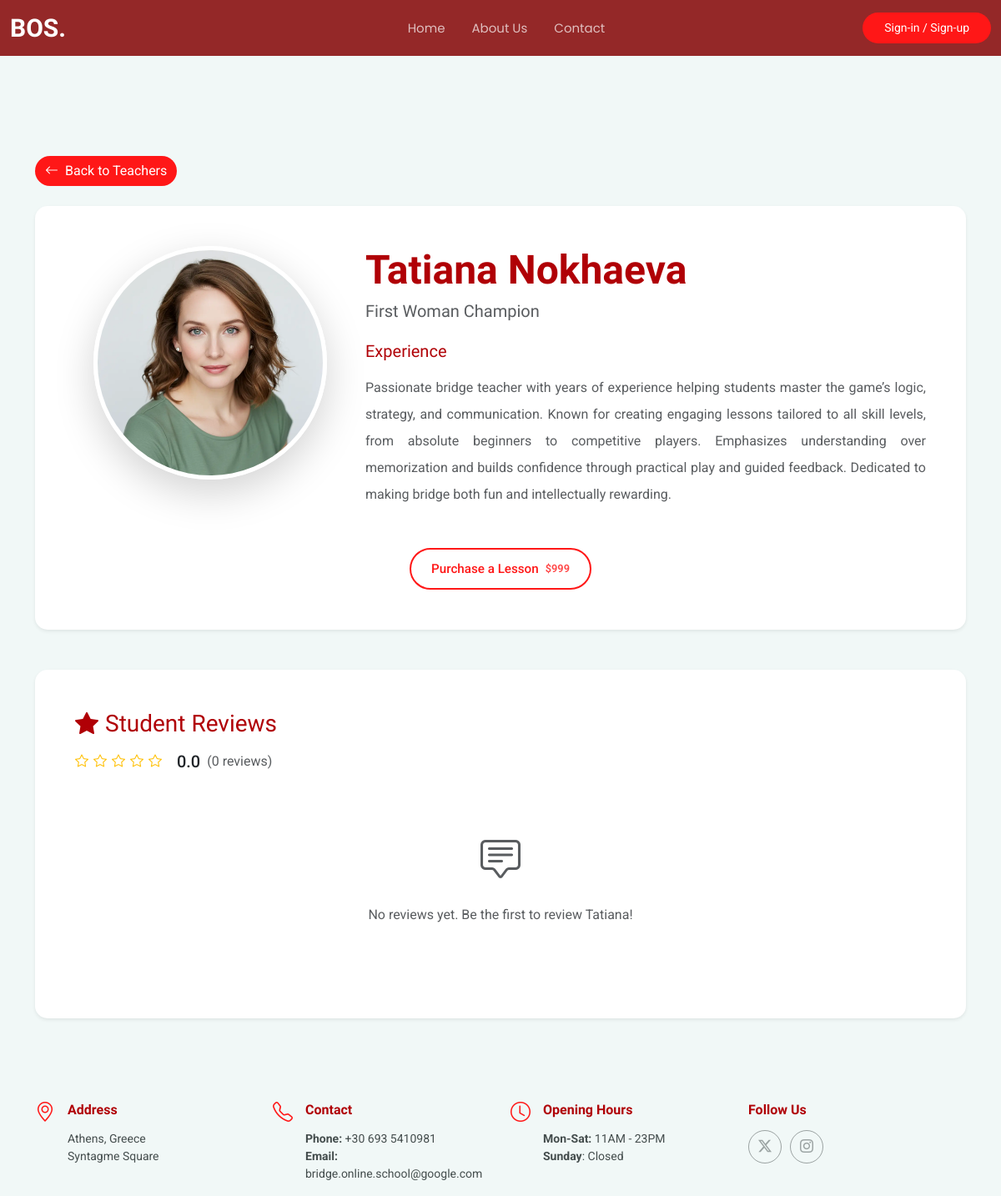
/teachers/2, run on an earlier commit of the app's database.
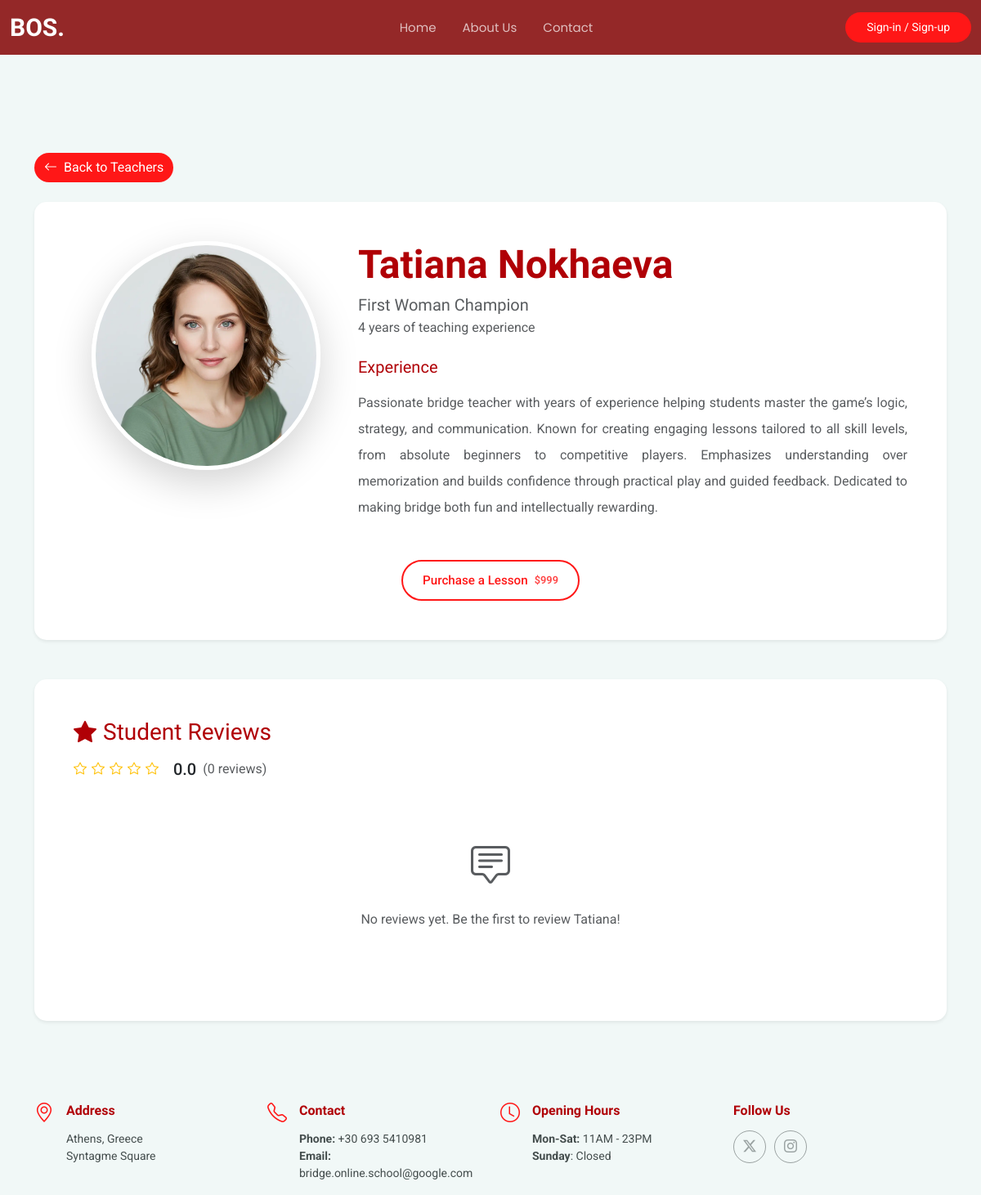
And on a later commit of the database.
### landing/models.py (models this page shows, shortened)
class Teacher(models.Model):
    user = models.OneToOneField(User, on_delete=models.CASCADE, related_name='teacher_profile', null=True, blank=True)
    first_name = models.CharField(max_length=50)
    last_name = models.CharField(max_length=50)
    title = models.CharField(max_length=50)
    experience = models.CharField(max_length=500)
    teaching_years = models.IntegerField(null=True, blank=True)
    avatar = models.ImageField(upload_to='teachers/avatars')
    lesson_price = models.DecimalField(max_digits=6, decimal_places=0)
    course_price = models.DecimalField(max_digits=7, decimal_places=0)
    is_active = models.BooleanField(default=False)

### landing/views.py (the view)
# urls.py: path("teachers/<int:pk>", views.teacher, name="teacher"),
def teacher(request, pk):
    teacher = get_object_or_404(Teacher, id=pk)
    if not teacher.is_active and not request.user.is_staff:
        raise Http404("Teacher not found")
    reviews = Rating.objects.filter(teacher=teacher).order_by('-created_at')
    avg_rating = 0
    if reviews.exists():
        avg_rating = sum(review.rating for review in reviews) / len(reviews)
    user_has_reviewed = False
    if request.user.is_authenticated:
        user_has_reviewed = Rating.objects.filter(teacher=teacher, user=request.user).exists()
    context = {
        'teacher': teacher,
        'reviews': reviews,
        'avg_rating': round(avg_rating, 1),
        'reviews_count': reviews.count(),
        'user_has_reviewed': user_has_reviewed,
    }
    return render(request, "landing/teacher.html", context)

### landing/templates/landing/teacher.html (shortened to what the changed rows need)
{% extends 'base.html' %}
{% load static %}
{% block content %}
  <section class="teacher-profile section light-background" style="padding-top: 120px;">
    <div class="container" data-aos="fade-up">
      <div class="row mb-5">
        <div class="col-12">
          <div class="card shadow-sm border-0">
            <div class="card-body p-5">
              <div class="row align-items-start">
                <div class="col-lg-4 col-md-5 text-center mb-4 mb-md-0">
                  <div class="teacher-avatar" data-aos="zoom-in" data-aos-delay="100">
                    <img src="{{ teacher.avatar.url }}" alt="{{ teacher.first_name }} {{ teacher.last_name }}"
                         class="img-fluid rounded-circle shadow-lg" style="width: 280px; height: 280px; object-fit: cover;">
                  </div>
                </div>
                <div class="col-lg-8 col-md-7">
                  <div class="teacher-info" data-aos="fade-left" data-aos-delay="200">
                    <div class="teacher-header mb-4">
                      <h1 class="display-5 fw-bold mb-2" style="color: var(--heading-color);">
                        {{ teacher.first_name }} {{ teacher.last_name }}
                      </h1>
                      <div class="teaching-info">
                        <h5 class="text-muted mb-1">{{ teacher.title }}</h5>
                        {% if teacher.teaching_years %}
                          <p class="text-muted mb-0">{{ teacher.teaching_years }} years of teaching experience</p>
                        {% endif %}
                      </div>
                    </div>
                    <div class="experience-section mb-4">
                      <h5 class="mb-3" style="color: var(--heading-color);">Experience</h5>
                      <p class="text-muted lh-lg" style="text-align: justify;">
                        {{ teacher.experience }}
                      </p>
                    </div>
                  </div>
                </div>
              </div>
              <div class="row mt-4">
                <div class="col-12">
                  <div class="teacher-actions d-flex flex-wrap gap-3 justify-content-center" data-aos="fade-up" data-aos-delay="300">
                                <button class="btn btn-minimal add-to-cart-btn"
                    data-teacher-id="{{ teacher.id }}"
                    data-teacher-firstname="{{ teacher.first_name }}"
                    data-teacher-lastname="{{ teacher.last_name }}"
                    data-teacher-title="{{ teacher.title }}"
                    data-teacher-price="{{ teacher.lesson_price }}"
                    data-teacher-avatar="{{ teacher.avatar.url }}">
              Purchase a Lesson
              <small class="price-tag">${{ teacher.lesson_price }}</small>
            </button>
                  </div>
                </div>
              </div>
            </div>
          </div>
        </div>
      </div>
      <div class="row">
        <div class="col-12">
          <div class="card shadow-sm border-0">
            <div class="card-body p-5">
              <div class="reviews-list">
                {% if reviews %}
                  {% for review in reviews %}
                  <div class="review-item {% if not forloop.last %}border-bottom pb-4 mb-4{% endif %}" data-aos="fade-up" data-aos-delay="{{ forloop.counter0|add:1 }}00">
                    <div class="d-flex align-items-start">
                      <div class="review-avatar me-3">
                        <div class="rounded-circle bg-primary text-white d-flex align-items-center justify-content-center" style="width: 50px; height: 50px;">
                          <span class="fw-bold">{{ review.user.first_name.0|default:review.user.username.0|upper }}{{ review.user.last_name.0|default:""|upper }}</span>
                        </div>
                      </div>
                      <div class="review-content flex-grow-1">
                        <div class="d-flex justify-content-between align-items-start mb-2">
                          <h6 class="mb-0">{{ review.user.first_name|default:review.user.username }} {{ review.user.last_name|default:"" }}</h6>
                          <div class="review-actions">
                            {% if user.is_staff %}
                              <small class="text-muted">{{ review.created_at|timesince }} ago</small>
                              <button class="btn btn-sm btn-outline-danger delete-review-btn"
                                      data-review-id="{{ review.id }}"
                                      data-teacher-id="{{ teacher.id }}"
                                      title="Delete review">
                                <i class="bi bi-x-lg" style="font-size: 1.4rem;"></i>
                              </button>
                            {% else %}
                              <small class="text-muted">{{ review.created_at|timesince }} ago</small>
                            {% endif %}
                          </div>
                        </div>
                        <div class="rating-stars mb-2">
                          {% for i in "12345" %}
                            {% if review.rating >= i|add:0 %}
                              <i class="bi bi-star-fill text-warning"></i>
                            {% else %}
                              <i class="bi bi-star text-warning"></i>
                            {% endif %}
                          {% endfor %}
                        </div>
                        <p class="text-muted mb-0">{{ review.description }}</p>
                      </div>
                    </div>
                  </div>
                  {% endfor %}
                {% else %}
                  <div class="text-center py-5">
                    <i class="bi bi-chat-square-text text-muted" style="font-size: 3rem;"></i>
                    <p class="text-muted mt-3">No reviews yet. Be the first to review {{ teacher.first_name }}!</p>
                  </div>
                {% endif %}
              </div>
            </div>
          </div>
        </div>
      </div>
    </div>
  </section>
{% endblock %}

What changed in the data, as far as the page shows it:
changed Teacher "Tatiana": teaching_years (not shown) → "4"
Also different on the page:
text now shown: "years of teaching experience"
